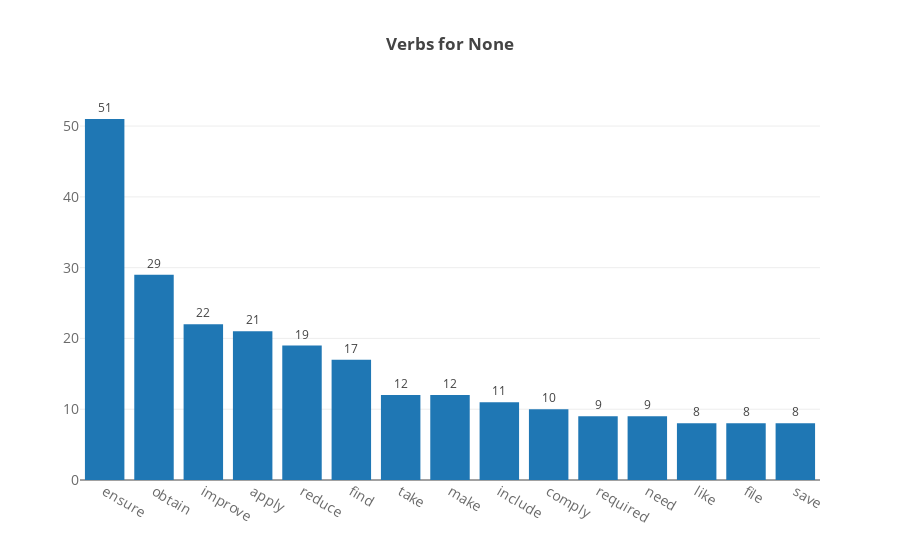
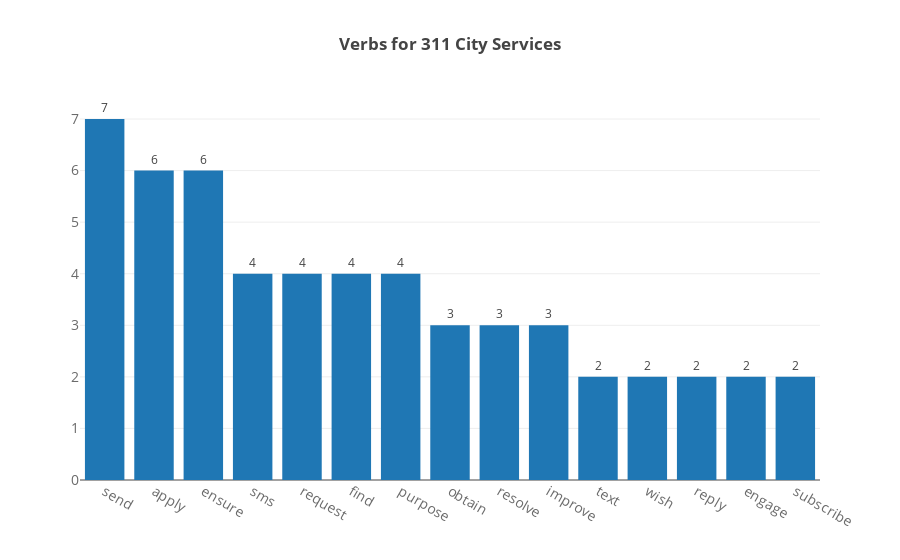
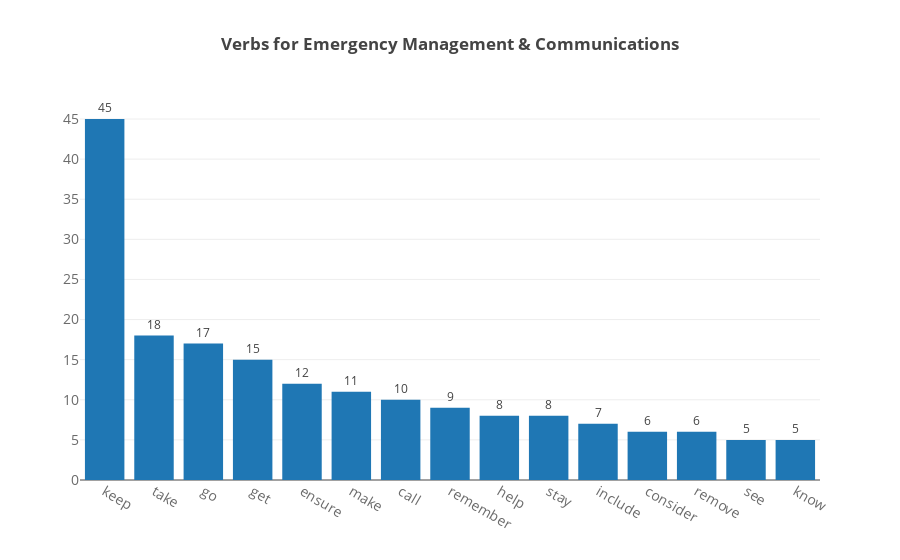
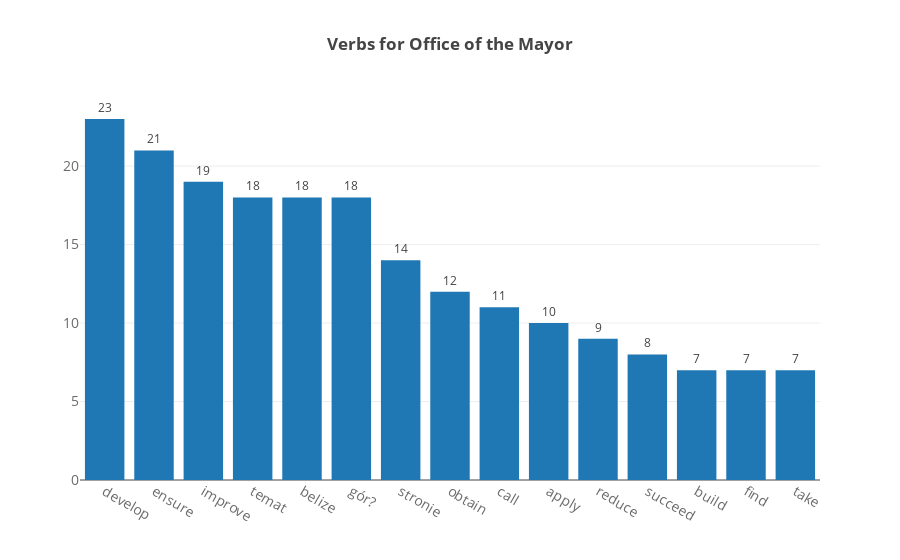

The notebook cell saved with these charts, in order:
### Code cell


### Figure 1 — Plotly figure (JSON) as saved in the notebook; plotly's stock layout.template omitted (floating-point values rounded to 4 significant figures)
{"data": [{"opacity": 1, "text": [51, 29, 22, 21, 19, 17, 12, 12, 11, 10, 9, 9, 8, 8, 8], "textposition": "outside", "type": "bar", "x": ["ensure", "obtain", "improve", "apply", "reduce", "find", "take", "make", "include", "comply", "required", "need", "like", "file", "save"], "y": [51, 29, 22, 21, 19, 17, 12, 12, 11, 10, 9, 9, 8, 8, 8]}], "layout": {"title": "<b>Verbs for None</b><br>", "xaxis": {"tickfont": {"color": "rgb(107, 107, 107)", "size": 14}, "title": ""}, "yaxis": {"tickfont": {"color": "rgb(107, 107, 107)", "size": 14}, "title": "", "titlefont": {"color": "rgb(107, 107, 107)", "size": 16}}}}

### Figure 2 — Plotly figure (JSON) as saved in the notebook; plotly's stock layout.template omitted (floating-point values rounded to 4 significant figures)
{"data": [{"opacity": 1, "text": [7, 6, 6, 4, 4, 4, 4, 3, 3, 3, 2, 2, 2, 2, 2], "textposition": "outside", "type": "bar", "x": ["send", "apply", "ensure", "sms", "request", "find", "purpose", "obtain", "resolve", "improve", "text", "wish", "reply", "engage", "subscribe"], "y": [7, 6, 6, 4, 4, 4, 4, 3, 3, 3, 2, 2, 2, 2, 2]}], "layout": {"title": "<b>Verbs for 311 City Services</b><br>", "xaxis": {"tickfont": {"color": "rgb(107, 107, 107)", "size": 14}, "title": ""}, "yaxis": {"tickfont": {"color": "rgb(107, 107, 107)", "size": 14}, "title": "", "titlefont": {"color": "rgb(107, 107, 107)", "size": 16}}}}

### Figure 3 — Plotly figure (JSON) as saved in the notebook; plotly's stock layout.template omitted (floating-point values rounded to 4 significant figures)
{"data": [{"opacity": 1, "text": [45, 18, 17, 15, 12, 11, 10, 9, 8, 8, 7, 6, 6, 5, 5], "textposition": "outside", "type": "bar", "x": ["keep", "take", "go", "get", "ensure", "make", "call", "remember", "help", "stay", "include", "consider", "remove", "see", "know"], "y": [45, 18, 17, 15, 12, 11, 10, 9, 8, 8, 7, 6, 6, 5, 5]}], "layout": {"title": "<b>Verbs for Emergency Management & Communications</b><br>", "xaxis": {"tickfont": {"color": "rgb(107, 107, 107)", "size": 14}, "title": ""}, "yaxis": {"tickfont": {"color": "rgb(107, 107, 107)", "size": 14}, "title": "", "titlefont": {"color": "rgb(107, 107, 107)", "size": 16}}}}

### Figure 4 — Plotly figure (JSON) as saved in the notebook; plotly's stock layout.template omitted (floating-point values rounded to 4 significant figures)
{"data": [{"opacity": 1, "text": [23, 21, 19, 18, 18, 18, 14, 12, 11, 10, 9, 8, 7, 7, 7], "textposition": "outside", "type": "bar", "x": ["develop", "ensure", "improve", "temat", "belize", "gór?", "stronie", "obtain", "call", "apply", "reduce", "succeed", "build", "find", "take"], "y": [23, 21, 19, 18, 18, 18, 14, 12, 11, 10, 9, 8, 7, 7, 7]}], "layout": {"title": "<b>Verbs for Office of the Mayor</b><br>", "xaxis": {"tickfont": {"color": "rgb(107, 107, 107)", "size": 14}, "title": ""}, "yaxis": {"tickfont": {"color": "rgb(107, 107, 107)", "size": 14}, "title": "", "titlefont": {"color": "rgb(107, 107, 107)", "size": 16}}}}
